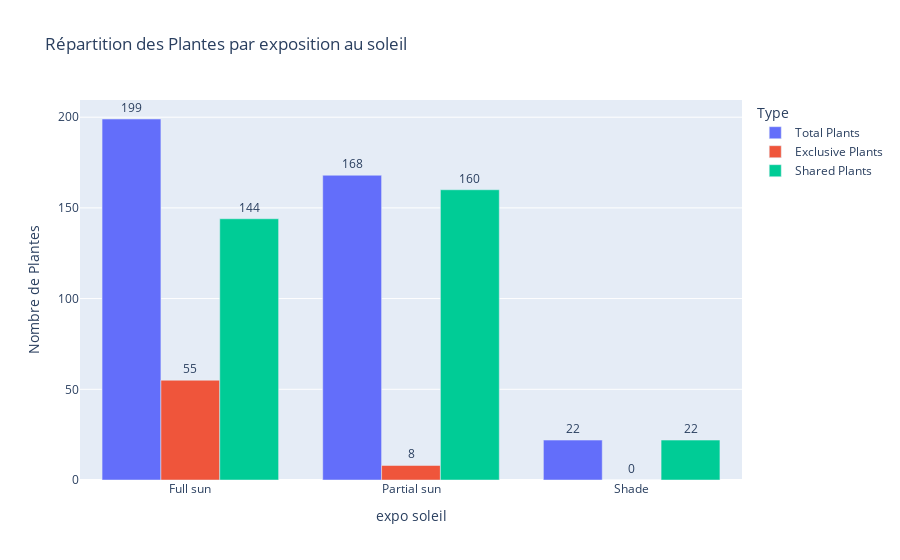

Notebook code for this chart:
### Code cell
saisons = ["Full sun", "Partial sun", "Shade"]

seasonal_plants = []

a_to_z["SunNeeds"] = a_to_z["SunNeeds"].astype(str)
a_to_z["SunNeeds"] = a_to_z["SunNeeds"].apply(lambda x: [saison for saison in saisons if saison in x])

for _, row in a_to_z.iterrows():
    for saison in row["SunNeeds"]:
        seasonal_plants.append({"Name": row["Name"], "Season": saison})

seasonal_df = pd.DataFrame(seasonal_plants)

season_counts = seasonal_df["Season"].value_counts().reset_index()
season_counts.columns = ["Season", "Total Plants"]

exclusive_plants = seasonal_df.groupby("Name").filter(lambda x: len(x) == 1)
exclusive_counts = exclusive_plants["Season"].value_counts().reset_index()
exclusive_counts.columns = ["Season", "Exclusive Plants"]

final_counts = season_counts.merge(exclusive_counts, on="Season", how="left").fillna(0)

final_counts["Shared Plants"] = final_counts["Total Plants"] - final_counts["Exclusive Plants"]

fig = px.bar(
    final_counts.melt(id_vars="Season", var_name="Type", value_name="Count"), 
    x="Season", 
    y="Count", 
    color="Type",
    title="Répartition des Plantes par exposition au soleil",
    labels={"Season": "expo soleil", "Count": "Nombre de Plantes"},
    barmode="group",
    text="Count"
)

fig.update_traces(textposition="outside")

fig.show()

### Figure 1 — Plotly figure (JSON) as saved in the notebook; plotly's stock layout.template omitted (floating-point values rounded to 4 significant figures)
{"data": [{"alignmentgroup": "True", "hovertemplate": "Type=Total Plants<br>expo soleil=%{x}<br>Nombre de Plantes=%{text}<extra></extra>", "legendgroup": "Total Plants", "marker": {"color": "#636efa", "pattern": {"shape": ""}}, "name": "Total Plants", "offsetgroup": "Total Plants", "orientation": "v", "showlegend": true, "text": [199, 168, 22], "textposition": "outside", "type": "bar", "x": ["Full sun", "Partial sun", "Shade"], "xaxis": "x", "y": [199, 168, 22], "yaxis": "y"}, {"alignmentgroup": "True", "hovertemplate": "Type=Exclusive Plants<br>expo soleil=%{x}<br>Nombre de Plantes=%{text}<extra></extra>", "legendgroup": "Exclusive Plants", "marker": {"color": "#EF553B", "pattern": {"shape": ""}}, "name": "Exclusive Plants", "offsetgroup": "Exclusive Plants", "orientation": "v", "showlegend": true, "text": [55, 8, 0], "textposition": "outside", "type": "bar", "x": ["Full sun", "Partial sun", "Shade"], "xaxis": "x", "y": [55, 8, 0], "yaxis": "y"}, {"alignmentgroup": "True", "hovertemplate": "Type=Shared Plants<br>expo soleil=%{x}<br>Nombre de Plantes=%{text}<extra></extra>", "legendgroup": "Shared Plants", "marker": {"color": "#00cc96", "pattern": {"shape": ""}}, "name": "Shared Plants", "offsetgroup": "Shared Plants", "orientation": "v", "showlegend": true, "text": [144, 160, 22], "textposition": "outside", "type": "bar", "x": ["Full sun", "Partial sun", "Shade"], "xaxis": "x", "y": [144, 160, 22], "yaxis": "y"}], "layout": {"barmode": "group", "legend": {"title": {"text": "Type"}, "tracegroupgap": 0}, "title": {"text": "Répartition des Plantes par exposition au soleil"}, "xaxis": {"anchor": "y", "domain": [0, 1], "title": {"text": "expo soleil"}}, "yaxis": {"anchor": "x", "domain": [0, 1], "title": {"text": "Nombre de Plantes"}}}}
